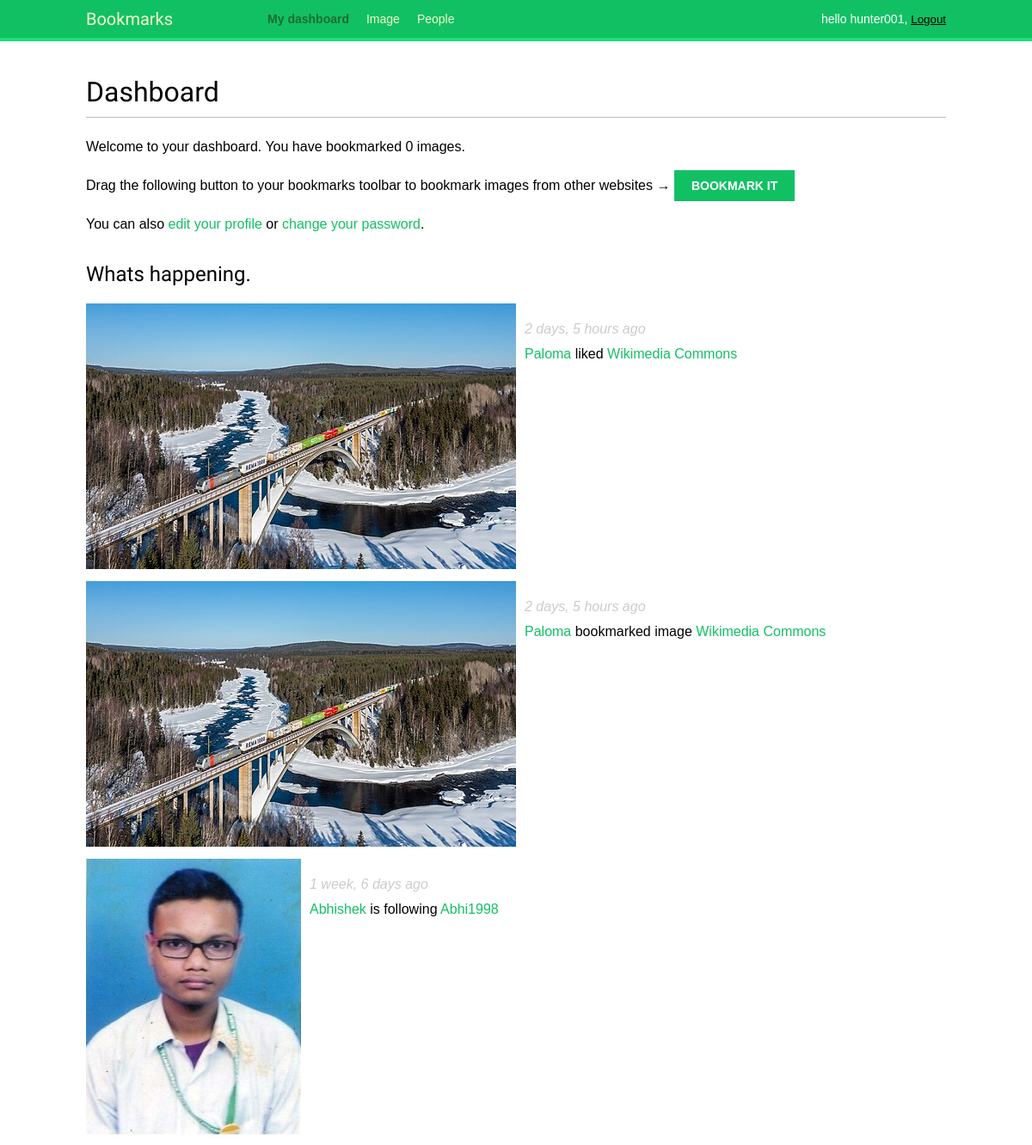
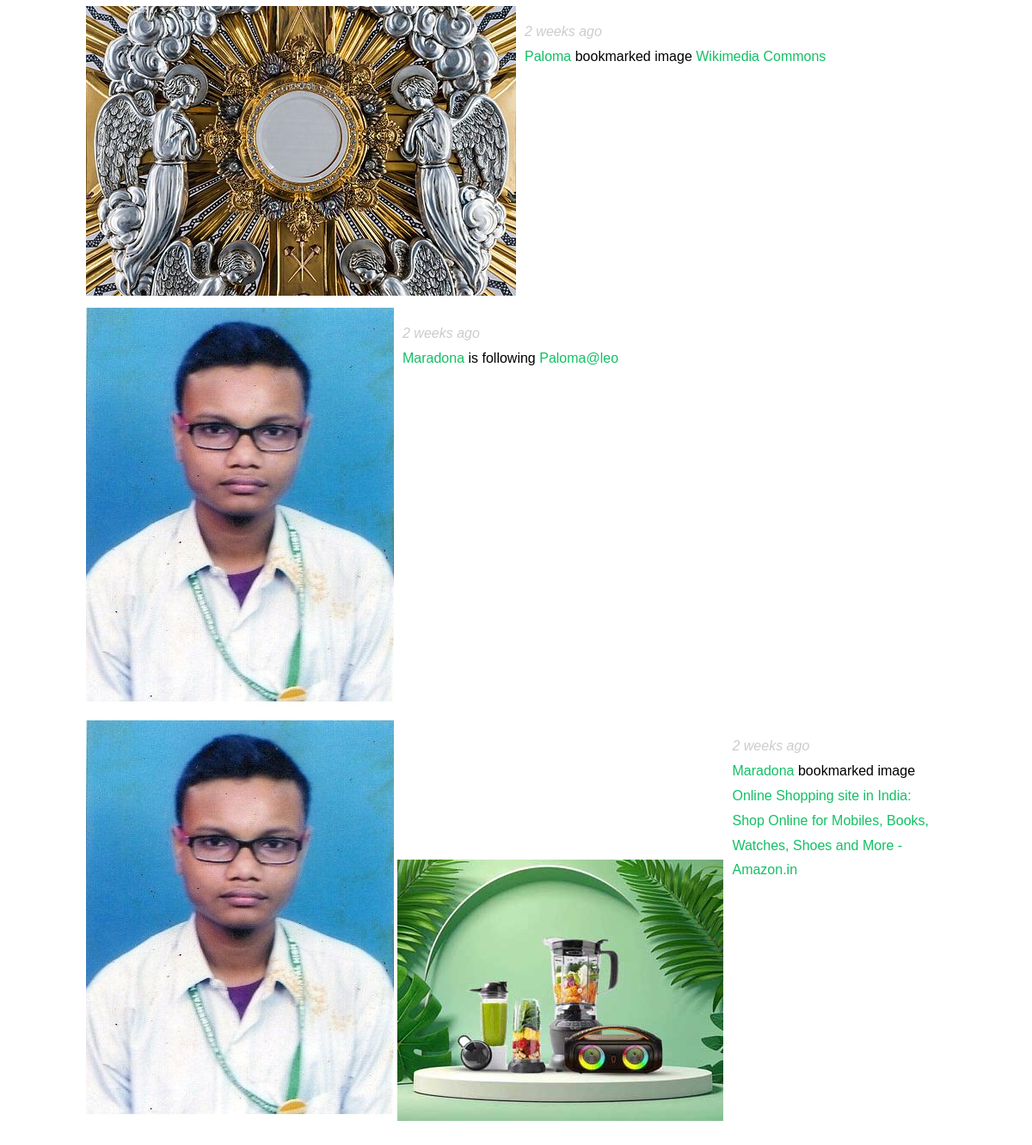
The app's page /account/ (signed in) with its own data (2 pictures, top to bottom).
### actions/models.py (models this page shows)
class Action(models.Model):
    user = models.ForeignKey('auth.User',
                             related_name='actions',
                             on_delete=models.CASCADE)
    verb = models.CharField(max_length=255)
    created = models.DateTimeField(auto_now_add=True)
    target_ct = models.ForeignKey(ContentType,
                                  blank=True,
                                  null=True,
                                  related_name='target_obj',
                                  on_delete=models.CASCADE)
    target_id = models.PositiveIntegerField(null=True,
                                            blank=True)
    target = GenericForeignKey('target_ct','target_id')
    class Meta:
        indexes = [
            models.Index(fields=['-created']),
            models.Index(fields=['target_ct','target_id']),
        ]
        ordering=['-created']

### images/models.py (models this page shows, shortened)
class Image(models.Model):
    user = models.ForeignKey(settings.AUTH_USER_MODEL,
                             related_name='images_created',
                             on_delete=models.CASCADE)
    users_like = models.ManyToManyField(settings.AUTH_USER_MODEL,
                                       related_name='images_liked',
                                       blank=True)
    title = models.CharField(max_length=200)
    slug = models.SlugField(max_length=200,
                            blank=True)
    url = models.URLField(max_length=2000)
    image = models.ImageField(upload_to='images/%Y/%m/%d/')
    description = models.TextField(blank=True)
    created = models.DateField(auto_now_add=True)
    total_likes = models.PositiveIntegerField(default=0)
    class Meta:
        indexes = [
            models.Index(fields=['-created']),
            models.Index(fields=['-total_likes']),
        ]
        ordering = ['-created']
    def get_absolute_url(self):
        return reverse('images:detail', args=[self.id,self.slug])
    def __str__(self):
        return self.title

### account/views.py (the view)
# urls.py: path('',views.dashboard,name='dashboard'),
@login_required
def dashboard(request):
    actions = Action.objects.exclude(user=request.user)
    following_ids = request.user.following.values_list('id',flat=True)
    if following_ids:
        actions = actions.filter(user_id__in=following_ids)
    actions = actions.select_related('user','user__profile').prefetch_related('target')[:10]
    return render(
        request,
        'account/dashboard.html',
        {
            'section' : 'dashboard',
            'actions':   actions
        }
    )

### account/templates/account/dashboard.html (shortened to what this page needs)
{% extends "base.html" %}
{% block content %}
  <h1>Dashboard</h1>
  {% with total_images_created=request.user.images_created.count %}
    <p>Welcome to your dashboard. You have bookmarked {{ total_images_created }} image{{ total_images_created|pluralize }}.</p>
  {% endwith %}
  <p>Drag the following button to your bookmarks toolbar to bookmark images from other websites → <a href="javascript:{% include "bookmarklet_launcher.js"%}" class="button">Bookmark it</a></p>
  <p>You can also <a href="{% url "edit" %}">edit your profile</a> or <a href="{% url "password_change" %}">change your password</a>.</p>
  <h2>Whats happening.</h2>
  <div id="action-list">
    {% for action in actions %}
        {% include "actions/action/detail.html" %}
    {% endfor %}
  </div>
{% endblock %}

### account/templates/base.html (shortened to what this page needs)
{% load static %}
<!DOCTYPE html>
<html>
    <head>
        <link  href="{% static "css/base.css" %}" rel="stylesheet">
    </head>
    <body>
        <div id="header">
        <span class="logo">Bookmarks</span>
        {% if request.user.is_authenticated %}
           <ul class="menu">
           <li {% if section == "dashboard"  %}class="selected"{% endif %}>
            <a href="{% url "dashboard" %}">My dashboard</a>
            </li>
           <li {% if section == "image" %}class="selected"{% endif %}>
            <a href="{% url "images:list" %}">Image</a>
            </li>
           <li {% if section == "people" %}class="selected"{% endif %}>
            <a href="{% url "user_list" %}">People</a>
           </li>
           </ul>
        {% endif %}
        <span class="user">
          {% if request.user.is_authenticated %}
             hello {{ request.user.firstname | default:request.user.username }},
             <form  action="{% url 'logout' %}" method="post" style="display: inline;">
               <button type="submit" style="border: none; background: none; padding: 0; text-decoration: underline; cursor: pointer;">Logout</button>
            </form>
          {% else %}
             <a href="{% url "login" %}">Login</a>
          {% endif %}
        </span>
        </div>
        <div id="content">
        {% block content %}
        {% endblock %}
        </div>
    </body>
</html>

### actions/templates/actions/action/detail.html
{% load thumbnail %}
{% with user=action.user profile=action.user.profile %}
<div class="action">
  <div class="images">
    {% if profile.photo %}
      {% thumbnail user.profile.photo "80x80" crop="100%" as im %}
      <a href="{{ user.get_absolute_url }}">
        <img src="{{ im.url }}" alt="{{ user.get_full_name }}"
         class="item-img">
      </a>
    {% endif %}
    {% if action.target %}
      {% with target=action.target %}
        {% if target.image %}
          {% thumbnail target.image "80x80" crop="100%" as im %}
          <a href="{{ target.get_absolute_url }}">
            <img src="{{ im.url }}" class="item-img">
          </a>
        {% endif %}
      {% endwith %}
    {% endif %}
  </div>
  <div class="info">
    <p>
      <span class="date">{{ action.created|timesince }} ago</span>
      <br />
      <a href="{{ user.get_absolute_url }}">
        {{ user.first_name }}
      </a>
      {{ action.verb }}
      {% if action.target %}
        {% with target=action.target %}
          <a href="{{ target.get_absolute_url }}">{{ target }}</a>
        {% endwith %}
      {% endif %}
    </p>
  </div>
</div>
{% endwith %}

### account/static/css/base.css (style rules this page uses)
body { margin:0; padding:0; font-family:helvetica, sans-serif; }
p { line-height: 1.8; }
a { color:#12c064; text-decoration:none; }
h1, h2, h3, h4, h5 , h6 { font-family: 'Muli', sans-serif; font-weight:normal; }
h1 { border-bottom:1px solid #bbb; padding:0 0 10px 0; margin:10px 0 20px 0; }
h2 { margin:30px 0 20px; }
#header { padding:10px 100px; font-size:14px; background:#12c064; color:#fff; border-bottom:4px solid #1cdf78; overflow:auto; }
#header .logo { font-family: 'Muli', sans-serif; float:left; color:#f3f7cc; font-size:20px; margin-right:10%; }
#header ul.menu { list-style:none; float:left; margin:0; padding:0; }
#header ul.menu li { float:left; padding:4px 10px; }
#header ul.menu li.selected a, #header ul.menu li.selected a:hover { color:#1b6d32; font-weight:bold; }
#header a { color:#f3f7cc; }
#header .user { float:right; padding-top:4px; }
#content { padding:30px 100px; }
form { overflow:auto; }
input[type=submit], a.button { font-weight:bold; background:#12c064; color:#fff; padding:10px 20px; font-size:14px; text-transform:uppercase; }
.action { clear:both; overflow:auto; }
.action .images { float:left; margin:0 10px 10px 0; }
.action .date { font-style:italic; color:#ccc; }

### records on screen
Action: created "2 days, 5 hours", user.first_name "Paloma", verb "liked", target "Wikimedia Commons"
Action: created "2 days, 5 hours", user.first_name "Paloma", verb "bookmarked image", target "Wikimedia Commons"
Action: shows a picture, created "1 week, 6 days", user.first_name "Abhishek", verb "is following", target "Abhi1998"
Action: shows a picture, created "2 weeks", user.first_name "Paloma", verb "bookmarked image", target "Wikimedia Commons"
Action: created "2 weeks", user.first_name "Maradona", verb "is following", target "Paloma@leo"
Action: shows a picture, created "2 weeks", user.first_name "Maradona", verb "bookmarked image", target "Online Shopping site in India: Shop Online for Mobiles, Books, Watches, Shoes and More - Amazon.in"

### other values on screen
{{ request.user.firstname | default:request.user.username }} "hunter001"
{{ total_images_created }} "0"
